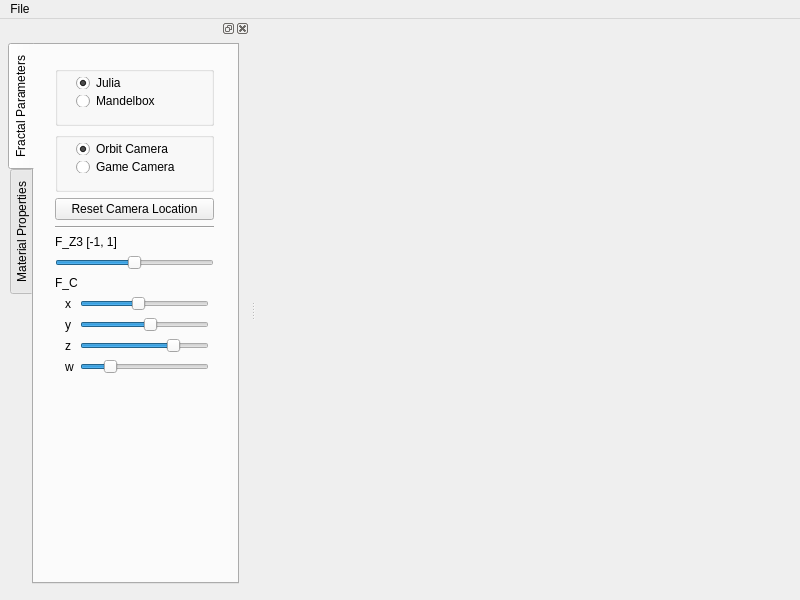
<?xml version="1.0" encoding="UTF-8"?>
<ui version="4.0">
 <class>MainWindow</class>
 <widget class="QMainWindow" name="MainWindow">
  <property name="geometry">
   <rect>
    <x>0</x>
    <y>0</y>
    <width>800</width>
    <height>600</height>
   </rect>
  </property>
  <property name="windowTitle">
   <string>Fractal</string>
  </property>
  <widget class="GLWidget" name="mainGL"/>
  <widget class="QMenuBar" name="menuBar">
   <property name="geometry">
    <rect>
     <x>0</x>
     <y>0</y>
     <width>800</width>
     <height>25</height>
    </rect>
   </property>
   <widget class="QMenu" name="menuFile">
    <property name="title">
     <string>File</string>
    </property>
    <addaction name="actionQuit"/>
   </widget>
   <addaction name="menuFile"/>
  </widget>
  <widget class="QDockWidget" name="dockWidget">
   <property name="sizePolicy">
    <sizepolicy hsizetype="Preferred" vsizetype="Preferred">
     <horstretch>0</horstretch>
     <verstretch>0</verstretch>
    </sizepolicy>
   </property>
   <property name="minimumSize">
    <size>
     <width>250</width>
     <height>50</height>
    </size>
   </property>
   <property name="baseSize">
    <size>
     <width>0</width>
     <height>3</height>
    </size>
   </property>
   <attribute name="dockWidgetArea">
    <number>1</number>
   </attribute>
   <widget class="QWidget" name="dockWidgetContents">
    <property name="sizePolicy">
     <sizepolicy hsizetype="Preferred" vsizetype="Preferred">
      <horstretch>0</horstretch>
      <verstretch>0</verstretch>
     </sizepolicy>
    </property>
    <property name="minimumSize">
     <size>
      <width>220</width>
      <height>0</height>
     </size>
    </property>
    <widget class="QTabWidget" name="tabWidget">
     <property name="geometry">
      <rect>
       <x>8</x>
       <y>5</y>
       <width>231</width>
       <height>541</height>
      </rect>
     </property>
     <property name="tabPosition">
      <enum>QTabWidget::West</enum>
     </property>
     <property name="currentIndex">
      <number>0</number>
     </property>
     <property name="movable">
      <bool>true</bool>
     </property>
     <widget class="QWidget" name="tab">
      <attribute name="title">
       <string>Fractal Parameters</string>
      </attribute>
      <widget class="QWidget" name="verticalLayoutWidget">
       <property name="geometry">
        <rect>
         <x>10</x>
         <y>10</y>
         <width>181</width>
         <height>521</height>
        </rect>
       </property>
       <layout class="QVBoxLayout" name="verticalLayout">
        <item>
         <widget class="QGroupBox" name="groupBox_2">
          <property name="minimumSize">
           <size>
            <width>0</width>
            <height>60</height>
           </size>
          </property>
          <property name="title">
           <string/>
          </property>
          <widget class="QWidget" name="verticalLayoutWidget_4">
           <property name="geometry">
            <rect>
             <x>10</x>
             <y>0</y>
             <width>161</width>
             <height>52</height>
            </rect>
           </property>
           <layout class="QVBoxLayout" name="verticalLayout_6">
            <item>
             <widget class="QRadioButton" name="select_Julia">
              <property name="text">
               <string>Julia</string>
              </property>
              <property name="checked">
               <bool>true</bool>
              </property>
             </widget>
            </item>
            <item>
             <widget class="QRadioButton" name="select_Mandelbox">
              <property name="text">
               <string>Mandelbox</string>
              </property>
             </widget>
            </item>
           </layout>
          </widget>
         </widget>
        </item>
        <item>
         <widget class="QGroupBox" name="groupBox">
          <property name="minimumSize">
           <size>
            <width>0</width>
            <height>60</height>
           </size>
          </property>
          <property name="title">
           <string/>
          </property>
          <widget class="QWidget" name="verticalLayoutWidget_3">
           <property name="geometry">
            <rect>
             <x>10</x>
             <y>0</y>
             <width>160</width>
             <height>52</height>
            </rect>
           </property>
           <layout class="QVBoxLayout" name="verticalLayout_5">
            <item>
             <widget class="QRadioButton" name="select_orbit_cam">
              <property name="text">
               <string>Orbit Camera</string>
              </property>
              <property name="checked">
               <bool>true</bool>
              </property>
             </widget>
            </item>
            <item>
             <widget class="QRadioButton" name="select_game_cam">
              <property name="text">
               <string>Game Camera</string>
              </property>
             </widget>
            </item>
           </layout>
          </widget>
         </widget>
        </item>
        <item>
         <widget class="QPushButton" name="reset_camera_button">
          <property name="text">
           <string>Reset Camera Location</string>
          </property>
         </widget>
        </item>
        <item>
         <widget class="Line" name="line_2">
          <property name="orientation">
           <enum>Qt::Horizontal</enum>
          </property>
         </widget>
        </item>
        <item>
         <widget class="QLabel" name="F_Z3_label">
          <property name="text">
           <string>F_Z3 [-1, 1]</string>
          </property>
         </widget>
        </item>
        <item>
         <widget class="QSlider" name="F_Z3">
          <property name="toolTip">
           <string>Change F_Z3</string>
          </property>
          <property name="minimum">
           <number>-100</number>
          </property>
          <property name="maximum">
           <number>100</number>
          </property>
          <property name="singleStep">
           <number>1</number>
          </property>
          <property name="value">
           <number>0</number>
          </property>
          <property name="orientation">
           <enum>Qt::Horizontal</enum>
          </property>
          <property name="invertedAppearance">
           <bool>false</bool>
          </property>
          <property name="tickPosition">
           <enum>QSlider::NoTicks</enum>
          </property>
         </widget>
        </item>
        <item>
         <spacer name="verticalSpacer_2">
          <property name="orientation">
           <enum>Qt::Vertical</enum>
          </property>
          <property name="sizeHint" stdset="0">
           <size>
            <width>20</width>
            <height>10</height>
           </size>
          </property>
         </spacer>
        </item>
        <item>
         <widget class="QLabel" name="F_C_Group_label">
          <property name="text">
           <string>F_C</string>
          </property>
         </widget>
        </item>
        <item>
         <layout class="QGridLayout" name="gridLayout">
          <property name="leftMargin">
           <number>10</number>
          </property>
          <property name="topMargin">
           <number>0</number>
          </property>
          <property name="rightMargin">
           <number>5</number>
          </property>
          <item row="0" column="1">
           <widget class="QSlider" name="F_C_x">
            <property name="minimum">
             <number>-100</number>
            </property>
            <property name="maximum">
             <number>100</number>
            </property>
            <property name="value">
             <number>-10</number>
            </property>
            <property name="orientation">
             <enum>Qt::Horizontal</enum>
            </property>
           </widget>
          </item>
          <item row="1" column="1">
           <widget class="QSlider" name="F_C_y">
            <property name="minimum">
             <number>-100</number>
            </property>
            <property name="maximum">
             <number>100</number>
            </property>
            <property name="value">
             <number>10</number>
            </property>
            <property name="orientation">
             <enum>Qt::Horizontal</enum>
            </property>
           </widget>
          </item>
          <item row="0" column="0">
           <widget class="QLabel" name="F_C_x_label">
            <property name="text">
             <string>x</string>
            </property>
           </widget>
          </item>
          <item row="1" column="0">
           <widget class="QLabel" name="F_C_y_label">
            <property name="text">
             <string>y</string>
            </property>
           </widget>
          </item>
          <item row="2" column="0">
           <widget class="QLabel" name="F_C_z_label">
            <property name="text">
             <string>z</string>
            </property>
           </widget>
          </item>
          <item row="2" column="1">
           <widget class="QSlider" name="F_C_z">
            <property name="minimum">
             <number>-100</number>
            </property>
            <property name="maximum">
             <number>100</number>
            </property>
            <property name="value">
             <number>50</number>
            </property>
            <property name="orientation">
             <enum>Qt::Horizontal</enum>
            </property>
           </widget>
          </item>
          <item row="3" column="0">
           <widget class="QLabel" name="F_C_w_label">
            <property name="text">
             <string>w</string>
            </property>
           </widget>
          </item>
          <item row="3" column="1">
           <widget class="QSlider" name="F_C_w">
            <property name="minimum">
             <number>-100</number>
            </property>
            <property name="maximum">
             <number>100</number>
            </property>
            <property name="value">
             <number>-60</number>
            </property>
            <property name="orientation">
             <enum>Qt::Horizontal</enum>
            </property>
           </widget>
          </item>
         </layout>
        </item>
        <item>
         <spacer name="verticalSpacer">
          <property name="orientation">
           <enum>Qt::Vertical</enum>
          </property>
          <property name="sizeHint" stdset="0">
           <size>
            <width>20</width>
            <height>250</height>
           </size>
          </property>
         </spacer>
        </item>
       </layout>
      </widget>
     </widget>
     <widget class="QWidget" name="tab_2">
      <attribute name="title">
       <string>Material Properties</string>
      </attribute>
      <widget class="QWidget" name="verticalLayoutWidget_2">
       <property name="geometry">
        <rect>
         <x>10</x>
         <y>10</y>
         <width>181</width>
         <height>521</height>
        </rect>
       </property>
       <layout class="QVBoxLayout" name="verticalLayout_2">
        <item>
         <widget class="QCheckBox" name="skybox_button">
          <property name="text">
           <string>Skybox</string>
          </property>
          <property name="checked">
           <bool>true</bool>
          </property>
         </widget>
        </item>
        <item>
         <widget class="QCheckBox" name="ss_button">
          <property name="text">
           <string>Super Sampling</string>
          </property>
         </widget>
        </item>
        <item>
         <layout class="QGridLayout" name="Specular_Grid">
          <property name="leftMargin">
           <number>10</number>
          </property>
          <property name="rightMargin">
           <number>5</number>
          </property>
          <item row="1" column="1">
           <widget class="QSlider" name="spec_r">
            <property name="maximum">
             <number>100</number>
            </property>
            <property name="value">
             <number>50</number>
            </property>
            <property name="orientation">
             <enum>Qt::Horizontal</enum>
            </property>
           </widget>
          </item>
          <item row="2" column="1">
           <widget class="QSlider" name="spec_g">
            <property name="maximum">
             <number>100</number>
            </property>
            <property name="value">
             <number>50</number>
            </property>
            <property name="orientation">
             <enum>Qt::Horizontal</enum>
            </property>
           </widget>
          </item>
          <item row="3" column="1">
           <widget class="QSlider" name="spec_b">
            <property name="maximum">
             <number>100</number>
            </property>
            <property name="value">
             <number>100</number>
            </property>
            <property name="orientation">
             <enum>Qt::Horizontal</enum>
            </property>
           </widget>
          </item>
          <item row="1" column="0">
           <widget class="QLabel" name="spec_r_label">
            <property name="text">
             <string>R</string>
            </property>
           </widget>
          </item>
          <item row="2" column="0">
           <widget class="QLabel" name="spec_g_label">
            <property name="text">
             <string>G</string>
            </property>
           </widget>
          </item>
          <item row="3" column="0">
           <widget class="QLabel" name="spec_b_label">
            <property name="text">
             <string>B</string>
            </property>
           </widget>
          </item>
          <item row="0" column="1">
           <widget class="QCheckBox" name="specular_button">
            <property name="text">
             <string>Specular</string>
            </property>
            <property name="checked">
             <bool>true</bool>
            </property>
           </widget>
          </item>
         </layout>
        </item>
        <item>
         <layout class="QGridLayout" name="gridLayout_2">
          <property name="leftMargin">
           <number>10</number>
          </property>
          <property name="rightMargin">
           <number>5</number>
          </property>
          <item row="3" column="1">
           <widget class="QSlider" name="reflect_b">
            <property name="maximum">
             <number>100</number>
            </property>
            <property name="value">
             <number>100</number>
            </property>
            <property name="orientation">
             <enum>Qt::Horizontal</enum>
            </property>
           </widget>
          </item>
          <item row="2" column="1">
           <widget class="QSlider" name="reflect_g">
            <property name="maximum">
             <number>100</number>
            </property>
            <property name="value">
             <number>100</number>
            </property>
            <property name="orientation">
             <enum>Qt::Horizontal</enum>
            </property>
           </widget>
          </item>
          <item row="1" column="1">
           <widget class="QSlider" name="reflect_r">
            <property name="maximum">
             <number>100</number>
            </property>
            <property name="value">
             <number>100</number>
            </property>
            <property name="orientation">
             <enum>Qt::Horizontal</enum>
            </property>
           </widget>
          </item>
          <item row="1" column="0">
           <widget class="QLabel" name="reflect_r_label">
            <property name="text">
             <string>R</string>
            </property>
           </widget>
          </item>
          <item row="2" column="0">
           <widget class="QLabel" name="reflect_g_label">
            <property name="text">
             <string>G</string>
            </property>
           </widget>
          </item>
          <item row="3" column="0">
           <widget class="QLabel" name="reflect_b_label">
            <property name="text">
             <string>B</string>
            </property>
           </widget>
          </item>
          <item row="0" column="1">
           <widget class="QCheckBox" name="reflection_button">
            <property name="text">
             <string>Reflection</string>
            </property>
            <property name="checked">
             <bool>true</bool>
            </property>
           </widget>
          </item>
         </layout>
        </item>
        <item>
         <layout class="QGridLayout" name="gridLayout_3"/>
        </item>
       </layout>
      </widget>
     </widget>
    </widget>
   </widget>
  </widget>
  <action name="actionQuit">
   <property name="text">
    <string>Quit</string>
   </property>
   <property name="shortcut">
    <string>Ctrl+Q</string>
   </property>
  </action>
 </widget>
 <layoutdefault spacing="6" margin="11"/>
 <customwidgets>
  <customwidget>
   <class>GLWidget</class>
   <extends>QWidget</extends>
   <header>glwidget.h</header>
   <container>1</container>
  </customwidget>
 </customwidgets>
 <resources/>
 <connections>
  <connection>
   <sender>actionQuit</sender>
   <signal>triggered()</signal>
   <receiver>MainWindow</receiver>
   <slot>close()</slot>
   <hints>
    <hint type="sourcelabel">
     <x>-1</x>
     <y>-1</y>
    </hint>
    <hint type="destinationlabel">
     <x>399</x>
     <y>299</y>
    </hint>
   </hints>
  </connection>
 </connections>
</ui>
